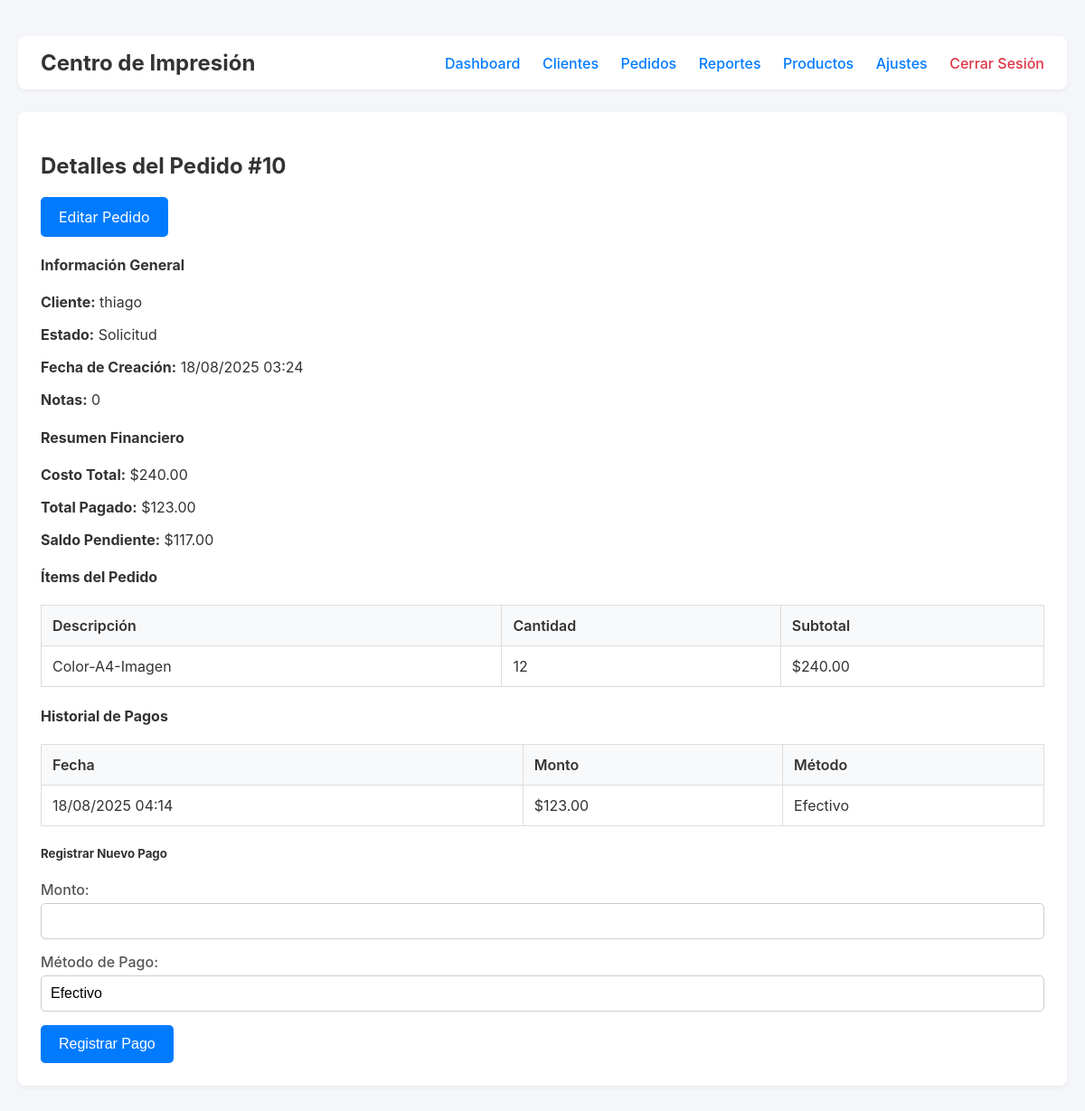
Page /orders/show/10 (signed in) on the committed database.
### tables this page shows
CREATE TABLE `pedidos` (
  `id` int(11) NOT NULL,
  `cliente_id` int(11) DEFAULT NULL,
  `usuario_id` int(11) DEFAULT NULL,
  `estado` varchar(50) NOT NULL,
  `notas_internas` text DEFAULT NULL,
  `costo_total` decimal(10,2) NOT NULL,
  `fecha_creacion` timestamp NOT NULL DEFAULT current_timestamp(),
  `ultima_actualizacion` timestamp NOT NULL DEFAULT current_timestamp() ON UPDATE current_timestamp()
);

CREATE TABLE `clientes` (
  `id` int(11) NOT NULL,
  `nombre` varchar(150) NOT NULL,
  `telefono` varchar(50) DEFAULT NULL,
  `email` varchar(100) DEFAULT NULL,
  `notas` text DEFAULT NULL,
  `fecha_creacion` timestamp NOT NULL DEFAULT current_timestamp()
);

CREATE TABLE `items_pedido` (
  `id` int(11) NOT NULL,
  `pedido_id` int(11) NOT NULL,
  `tipo_item` varchar(50) NOT NULL,
  `categoria` varchar(100) DEFAULT NULL,
  `descripcion` varchar(255) DEFAULT NULL,
  `cantidad` int(11) NOT NULL,
  `subtotal` decimal(10,2) NOT NULL,
  `doble_faz` tinyint(1) NOT NULL DEFAULT 0
);

CREATE TABLE `pagos` (
  `id` int(11) NOT NULL,
  `pedido_id` int(11) NOT NULL,
  `monto` decimal(10,2) NOT NULL,
  `metodo_pago` varchar(50) DEFAULT NULL,
  `fecha_pago` timestamp NOT NULL DEFAULT current_timestamp()
);

### controllers/OrderController.php (called while the page is built, shortened)
<?php
require_once '../models/Order.php';
class OrderController
{
    private $orderModel;
    public function __construct($db_connection)
    {
        $this->orderModel = new Order($db_connection);
    }
    public function show($id)
    {
        $order = $this->orderModel->findByIdWithDetails($id);
        require_once '../views/layouts/header.php';
        require_once '../views/pages/orders/show.php';
        require_once '../views/layouts/footer.php';
    }
}

### models/Order.php (called while the page is built, shortened)
<?php
class Order {
    private $connection;
    private $table_name = "pedidos";
    public function __construct($db_connection) {
        $this->connection = $db_connection;
    }
    public function findByIdWithDetails($id) {
        $query_pedido = "SELECT p.*, c.nombre as nombre_cliente FROM " . $this->table_name . " p LEFT JOIN clientes c ON p.cliente_id = c.id WHERE p.id = ?";
        $stmt_pedido = $this->connection->prepare($query_pedido);
        $stmt_pedido->bind_param("i", $id);
        $stmt_pedido->execute();
        $pedido = $stmt_pedido->get_result()->fetch_assoc();
        $query_items = "SELECT * FROM items_pedido WHERE pedido_id = ?";
        $stmt_items = $this->connection->prepare($query_items);
        $stmt_items->bind_param("i", $id);
        $stmt_items->execute();
        $pedido['items'] = $stmt_items->get_result()->fetch_all(MYSQLI_ASSOC);
        $query_pagos = "SELECT * FROM pagos WHERE pedido_id = ? ORDER BY fecha_pago ASC";
        $stmt_pagos = $this->connection->prepare($query_pagos);
        $stmt_pagos->bind_param("i", $id);
        $stmt_pagos->execute();
        $pedido['pagos'] = $stmt_pagos->get_result()->fetch_all(MYSQLI_ASSOC);
        return $pedido;
    }
}

### views/pages/orders/show.php (the view, shortened to what this page needs)
<?php
$totalPagado = 0;
foreach ($order['pagos'] as $pago) {
    $totalPagado += $pago['monto'];
}
$saldoPendiente = $order['costo_total'] - $totalPagado;
?>
<h2>Detalles del Pedido #<?php echo $order['id']; ?></h2>
<a href="/sistemagestion/orders/edit/<?php echo $order['id']; ?>" class="button">Editar Pedido</a>
<div class="order-details-grid">
    <div class="details-section">
        <h4>Información General</h4>
        <p><strong>Cliente:</strong> <?php echo htmlspecialchars($order['nombre_cliente'] ?? 'N/A'); ?></p>
        <p><strong>Estado:</strong> <span class="status-badge"><?php echo htmlspecialchars($order['estado']); ?></span></p>
        <p><strong>Fecha de Creación:</strong> <?php echo date('d/m/Y H:i', strtotime($order['fecha_creacion'])); ?></p>
        <p><strong>Notas:</strong> <?php echo nl2br(htmlspecialchars($order['notas_internas'] ?? 'Sin notas.')); ?></p>
    </div>
    <div class="details-section financial-summary">
        <h4>Resumen Financiero</h4>
        <p><strong>Costo Total:</strong> $<?php echo number_format($order['costo_total'], 2); ?></p>
        <p class="paid"><strong>Total Pagado:</strong> $<?php echo number_format($totalPagado, 2); ?></p>
        <p class="pending"><strong>Saldo Pendiente:</strong> $<?php echo number_format($saldoPendiente, 2); ?></p>
    </div>
    <div class="details-section full-width">
        <h4>Ítems del Pedido</h4>
        <table class="table">
            <thead><tr><th>Descripción</th><th>Cantidad</th><th>Subtotal</th></tr></thead>
            <tbody>
                <?php foreach ($order['items'] as $item): ?>
                <tr>
                    <td><?php echo htmlspecialchars($item['descripcion']); ?></td>
                    <td><?php echo $item['cantidad']; ?></td>
                    <td>$<?php echo number_format($item['subtotal'], 2); ?></td>
                </tr>
                <?php endforeach; ?>
            </tbody>
        </table>
    </div>
    <div class="details-section full-width">
        <h4>Historial de Pagos</h4>
        <?php if (empty($order['pagos'])): ?>
            <p>No se han registrado pagos para este pedido.</p>
        <?php else: ?>
            <table class="table">
                 <thead><tr><th>Fecha</th><th>Monto</th><th>Método</th></tr></thead>
                <tbody>
                    <?php foreach ($order['pagos'] as $pago): ?>
                    <tr>
                        <td><?php echo date('d/m/Y H:i', strtotime($pago['fecha_pago'])); ?></td>
                        <td>$<?php echo number_format($pago['monto'], 2); ?></td>
                        <td><?php echo htmlspecialchars($pago['metodo_pago']); ?></td>
                    </tr>
                    <?php endforeach; ?>
                </tbody>
            </table>
        <?php endif; ?>
        <?php if ($saldoPendiente > 0): ?>
        <form action="/sistemagestion/orders/add_payment/<?php echo $order['id']; ?>" method="POST" class="payment-form">
            <h5>Registrar Nuevo Pago</h5>
            <div class="form-group">
                <label for="monto">Monto:</label>
                <input type="number" name="monto" step="0.01" max="<?php echo $saldoPendiente; ?>" required>
            </div>
            <div class="form-group">
                <label for="metodo_pago">Método de Pago:</label>
                <input type="text" name="metodo_pago" value="Efectivo">
            </div>
            <button type="submit">Registrar Pago</button>
        </form>
        <?php endif; ?>
    </div>
</div>

### views/layouts/header.php (style rules this page uses)
body { font-family: -apple-system, BlinkMacSystemFont, "Segoe UI", Roboto, "Helvetica Neue", Arial, sans-serif; background-color: #f4f6f9; margin: 0; color: #333; }
.form-group { margin-bottom: 15px; }
label { display: block; margin-bottom: 5px; font-weight: 500; color: #555; }
input[type="text"], input[type="email"], input[type="tel"], input[type="password"], input[type="number"], input[type="date"], textarea, select { width: 100%; padding: 10px; border: 1px solid #ccc; border-radius: 5px; box-sizing: border-box; font-size: 16px; transition: border-color 0.2s; }
.button, button[type="submit"] { display: inline-block; padding: 12px 20px; background-color: #007bff; color: white; border: none; border-radius: 5px; cursor: pointer; font-size: 16px; text-decoration: none; text-align: center; transition: background-color 0.2s; }
.table { width: 100%; border-collapse: collapse; margin-top: 20px; }
.table th, .table td { border: 1px solid #ddd; padding: 12px; text-align: left; }
.table th { background-color: #f8f9fa; font-weight: 600; }

### rows in the picture
pedidos: id "10", cliente.nombre "thiago", estado "Solicitud", fecha_creacion "18/08/2025 03:24", notas_internas "0", costo_total "240.00", costo_total "117.00"
items_pedido: descripcion "Color-A4-Imagen", cantidad "12", subtotal "240.00"
pagos: fecha_pago "18/08/2025 04:14", monto "123.00", metodo_pago "Efectivo"

### other values in the picture
$totalPagado "123.00"
